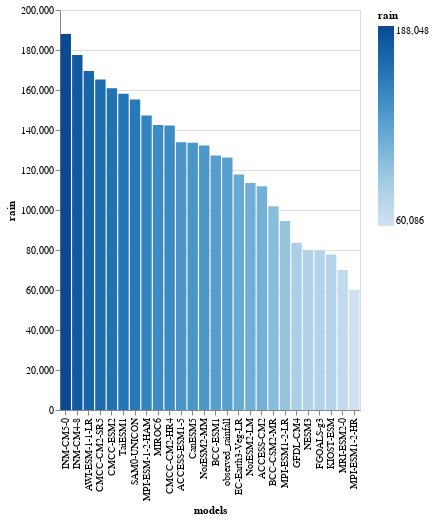

The code cell stored with this chart in its notebook:
### Code cell
# create a bar chart that shows total rain fall for each model in descending order
import altair as alt
alt.Chart(df_rank).mark_bar().encode(
    x=alt.X('models', sort='-y'),
    y=alt.Y('rain'),
    color=alt.Color('rain')
    ).transform_window(
        rank='rank(rain)',
        sort=[alt.SortField('rain', order='descending')]
    ).properties(
    width= 300,
    height=400
)

### Figure 1 — Vega-Lite specification as saved in the notebook (floating-point values rounded to 4 significant figures)
{"config": {"view": {"continuousWidth": 400, "continuousHeight": 300}}, "data": {"name": "data-906fa18f56c9540588b919b245581254"}, "mark": "bar", "encoding": {"color": {"field": "rain", "type": "quantitative"}, "x": {"field": "models", "sort": "-y", "type": "nominal"}, "y": {"field": "rain", "type": "quantitative"}}, "height": 400, "transform": [{"window": [{"op": "rank", "field": "rain", "as": "rank"}], "sort": [{"field": "rain", "order": "descending"}]}], "width": 300, "$schema": "https://vega.github.io/schema/vega-lite/v4.17.0.json", "datasets": {"data-906fa18f56c9540588b919b245581254": [{"models": "ACCESS-CM2", "rain": 111800.0}, {"models": "ACCESS-ESM1-5", "rain": 133900.0}, {"models": "AWI-ESM-1-1-LR", "rain": 169400.0}, {"models": "BCC-CSM2-MR", "rain": 101800.0}, {"models": "BCC-ESM1", "rain": 127200.0}, {"models": "CMCC-CM2-HR4", "rain": 142300.0}, {"models": "CMCC-CM2-SR5", "rain": 165200.0}, {"models": "CMCC-ESM2", "rain": 160900.0}, {"models": "CanESM5", "rain": 133700.0}, {"models": "EC-Earth3-Veg-LR", "rain": 117700.0}, {"models": "FGOALS-g3", "rain": 79690.0}, {"models": "GFDL-CM4", "rain": 83680.0}, {"models": "INM-CM4-8", "rain": 177500.0}, {"models": "INM-CM5-0", "rain": 188000.0}, {"models": "KIOST-ESM", "rain": 77700.0}, {"models": "MIROC6", "rain": 142500.0}, {"models": "MPI-ESM-1-2-HAM", "rain": 147200.0}, {"models": "MPI-ESM1-2-HR", "rain": 60090.0}, {"models": "MPI-ESM1-2-LR", "rain": 94500.0}, {"models": "MRI-ESM2-0", "rain": 70020.0}, {"models": "NESM3", "rain": 80040.0}, {"models": "NorESM2-LM", "rain": 113400.0}, {"models": "NorESM2-MM", "rain": 132200.0}, {"models": "SAM0-UNICON", "rain": 155300.0}, {"models": "TaiESM1", "rain": 158200.0}, {"models": "observed_rainfall", "rain": 126300.0}]}}
